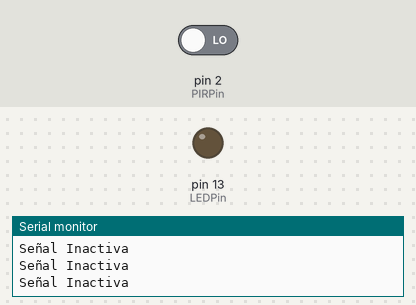
The sketch below on a simulated Arduino Uno, built with avr-gcc and run on an emulated ATmega328P. Parts: output pins drawn as LEDs (lit = HIGH), the last lines printed to the serial monitor. The test bench sets the inputs (shaded band); at power-on: pin 2 (PIRPin) LOW.

Above: at 2.9 s.
3.0 s: pin 2 (PIRPin) driven HIGH
At 4.2 s:
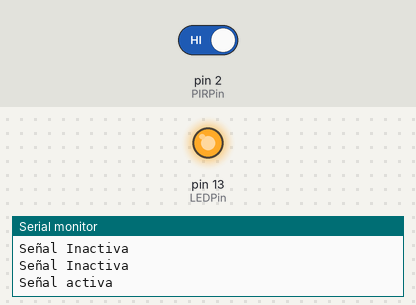
4.6 s: pin 2 (PIRPin) driven LOW
At 6.2 s:
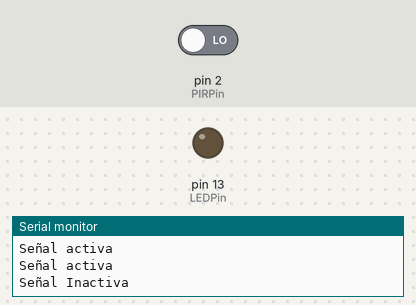
Timing chart, 0 to 7.7 s (numbered marks = the images above; inputs shaded):
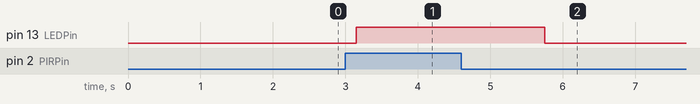

The sketch:

Codigo_sensor_de_movimiento_HC_SR04.ino
```cpp
//Vcc --> 5V
//Out --> D4
//Gnd --> Gnd
// Adaptado de https://www.luisllamas.es/detector-de-movimiento-con-arduino-y-sensor-pir/


const int LEDPin = 13;        // pin para el LED
const int PIRPin = 2;         // pin de entrada (for PIR sensor)

int pirState = LOW;           // de inicio no hay movimiento
int val = 0;                 // estado del pin

 void setup()
{
   pinMode(LEDPin, OUTPUT);
   pinMode(PIRPin, INPUT);
   Serial.begin(9600);
}

void loop()
{
   val = digitalRead(PIRPin);
   if (val == HIGH)   //si está activado
   {
      digitalWrite(LEDPin, HIGH);  //LED ON
      delay(250);
     Serial.println("Señal activa");
      delay(50);

      }
      else
      {
        digitalWrite(LEDPin, LOW);
        Serial.println("Señal Inactiva");
        delay(50);
        }

        delay(1000);
   }
```

Measured:
- after the input at 3.0 s, pin 13 (LEDPin): LOW → HIGH after 0.15 s
- after the input at 4.6 s, pin 13 (LEDPin): HIGH → LOW after 1.2 s
